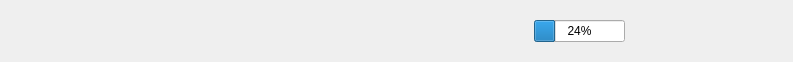
<?xml version="1.0" encoding="UTF-8"?>
<ui version="4.0">
 <class>TrackRow</class>
 <widget class="QWidget" name="TrackRow">
  <property name="geometry">
   <rect>
    <x>0</x>
    <y>0</y>
    <width>793</width>
    <height>55</height>
   </rect>
  </property>
  <property name="windowTitle">
   <string/>
  </property>
  <layout class="QHBoxLayout" name="mainLayout">
   <item>
    <widget class="QWidget" name="songWidget" native="true">
     <layout class="QGridLayout" name="songWidgetLayout">
      <property name="leftMargin">
       <number>1</number>
      </property>
      <property name="topMargin">
       <number>1</number>
      </property>
      <property name="rightMargin">
       <number>0</number>
      </property>
      <property name="bottomMargin">
       <number>2</number>
      </property>
      <property name="horizontalSpacing">
       <number>5</number>
      </property>
      <item row="0" column="0" rowspan="2">
       <widget class="QLabel" name="coverLabel">
        <property name="text">
         <string/>
        </property>
       </widget>
      </item>
      <item row="0" column="1">
       <widget class="ElidedLabel" name="titleLabel">
        <property name="text">
         <string/>
        </property>
       </widget>
      </item>
      <item row="1" column="1">
       <widget class="ElidedLabel" name="artist_albumLabel">
        <property name="text">
         <string/>
        </property>
       </widget>
      </item>
     </layout>
    </widget>
   </item>
   <item>
    <spacer name="horizontalSpacer">
     <property name="orientation">
      <enum>Qt::Horizontal</enum>
     </property>
     <property name="sizeHint" stdset="0">
      <size>
       <width>40</width>
       <height>20</height>
      </size>
     </property>
    </spacer>
   </item>
   <item>
    <widget class="QWidget" name="progressWidget" native="true">
     <property name="sizePolicy">
      <sizepolicy hsizetype="Fixed" vsizetype="Preferred">
       <horstretch>0</horstretch>
       <verstretch>0</verstretch>
      </sizepolicy>
     </property>
     <layout class="QGridLayout" name="progressLayout">
      <property name="leftMargin">
       <number>0</number>
      </property>
      <property name="rightMargin">
       <number>0</number>
      </property>
      <item row="0" column="0">
       <widget class="QProgressBar" name="progressBar">
        <property name="value">
         <number>24</number>
        </property>
       </widget>
      </item>
     </layout>
    </widget>
   </item>
   <item>
    <widget class="QWidget" name="infoIconWidget" native="true">
     <property name="sizePolicy">
      <sizepolicy hsizetype="Fixed" vsizetype="Preferred">
       <horstretch>0</horstretch>
       <verstretch>0</verstretch>
      </sizepolicy>
     </property>
     <property name="minimumSize">
      <size>
       <width>30</width>
       <height>30</height>
      </size>
     </property>
     <property name="maximumSize">
      <size>
       <width>30</width>
       <height>30</height>
      </size>
     </property>
     <layout class="QGridLayout" name="infoIconLayout">
      <property name="leftMargin">
       <number>0</number>
      </property>
      <property name="rightMargin">
       <number>0</number>
      </property>
      <item row="0" column="0">
       <widget class="SvgButton" name="infoIcon" native="true"/>
      </item>
     </layout>
    </widget>
   </item>
   <item>
    <widget class="QWidget" name="infoMessageWidget" native="true">
     <layout class="QGridLayout" name="infoMessageLayout">
      <property name="leftMargin">
       <number>0</number>
      </property>
      <property name="rightMargin">
       <number>0</number>
      </property>
      <item row="0" column="0">
       <widget class="QLabel" name="infoMessage">
        <property name="text">
         <string/>
        </property>
       </widget>
      </item>
     </layout>
    </widget>
   </item>
   <item>
    <widget class="QWidget" name="deleteWidget" native="true">
     <property name="sizePolicy">
      <sizepolicy hsizetype="Fixed" vsizetype="Preferred">
       <horstretch>0</horstretch>
       <verstretch>0</verstretch>
      </sizepolicy>
     </property>
     <property name="minimumSize">
      <size>
       <width>30</width>
       <height>30</height>
      </size>
     </property>
     <property name="maximumSize">
      <size>
       <width>30</width>
       <height>30</height>
      </size>
     </property>
     <layout class="QGridLayout" name="deleteLayout">
      <property name="leftMargin">
       <number>0</number>
      </property>
      <property name="rightMargin">
       <number>0</number>
      </property>
      <item row="0" column="0">
       <widget class="SvgButton" name="deleteButton" native="true"/>
      </item>
     </layout>
    </widget>
   </item>
   <item>
    <widget class="QWidget" name="playWidget" native="true">
     <property name="sizePolicy">
      <sizepolicy hsizetype="Fixed" vsizetype="Preferred">
       <horstretch>0</horstretch>
       <verstretch>0</verstretch>
      </sizepolicy>
     </property>
     <property name="minimumSize">
      <size>
       <width>30</width>
       <height>30</height>
      </size>
     </property>
     <property name="maximumSize">
      <size>
       <width>30</width>
       <height>30</height>
      </size>
     </property>
     <layout class="QGridLayout" name="playLayout">
      <property name="leftMargin">
       <number>0</number>
      </property>
      <property name="rightMargin">
       <number>0</number>
      </property>
      <item row="0" column="0">
       <widget class="SvgButton" name="playButton" native="true"/>
      </item>
     </layout>
    </widget>
   </item>
   <item>
    <widget class="QWidget" name="animationWidget" native="true">
     <property name="minimumSize">
      <size>
       <width>30</width>
       <height>30</height>
      </size>
     </property>
     <property name="maximumSize">
      <size>
       <width>30</width>
       <height>30</height>
      </size>
     </property>
     <layout class="QGridLayout" name="animationLayout">
      <property name="leftMargin">
       <number>0</number>
      </property>
      <property name="rightMargin">
       <number>0</number>
      </property>
      <item row="0" column="0">
       <widget class="PlayAnimationWidget" name="barsWidget" native="true"/>
      </item>
     </layout>
    </widget>
   </item>
  </layout>
  <zorder>songWidget</zorder>
  <zorder>progressWidget</zorder>
  <zorder>infoIconWidget</zorder>
  <zorder>infoMessageWidget</zorder>
  <zorder>openFolderWidget</zorder>
  <zorder>playWidget</zorder>
  <zorder>animationWidget</zorder>
  <zorder>unqueueWidget</zorder>
  <zorder>stopDownloadWidget</zorder>
  <zorder>deleteWidget</zorder>
  <zorder>queueWidget</zorder>
 </widget>
 <customwidgets>
  <customwidget>
   <class>ElidedLabel</class>
   <extends>QLabel</extends>
   <header location="global">widgets/ElidedLabel.h</header>
  </customwidget>
  <customwidget>
   <class>PlayAnimationWidget</class>
   <extends>QWidget</extends>
   <header location="global">widgets/PlayAnimationWidget.h</header>
   <container>1</container>
  </customwidget>
  <customwidget>
   <class>SvgButton</class>
   <extends>QWidget</extends>
   <header location="global">widgets/SvgButton.h</header>
   <container>1</container>
  </customwidget>
 </customwidgets>
 <resources/>
 <connections/>
</ui>
